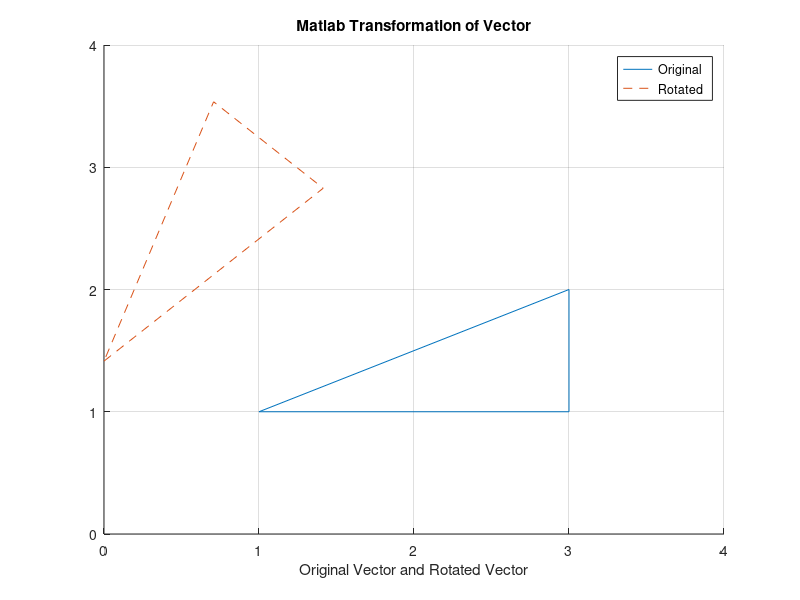

Recreate this plot in MATLAB.


%SENG5233
%Homework Problem 3-28
%Yasir Jamal
%02/02/2016

function [t1 , t2 , t3] = rotation

%Part a of the question    
%v1, v2 and v3 are the vector co-ordinates
    
    v1 = [1 1]; v2 = [3 1]; v3 = [3 2] ; Q = pi/4;
    
    % Q is the rotated angle 45
    
    % vectors are provided in 1 x 2 row format
    
    rq = [cos(Q) -sin(Q); sin(Q) cos(Q)]; %2D rotation matrix
    
    t1 = rq * v1'; % rotated vector 1
    
    t2 = rq * v2'; % rotated vector 2 
    
    t3 = rq * v3'; % rotated vector 3
    
    % results obtained from these calculations are 2 x 1 col vector
    
    % the above function is validated by setting Q = 0 degrees
   
%Part b of the question

    limits = [0 4 0 4];
    
    axis (limits);

    hold all
        
    %Original Vector
    
    x = [1  3  3  1];
    
    y = [1  1  2  1];
    
    grid on
    
    plot (x,y,'-');
    
    % Rotated Vector
    
    s = [t1(1) t2(1) t3(1) t1(1)];
    
    j = [t1(2,1) t2(2,1) t3(2,1) t1(2,1)];
    
    plot (s, j, '--');
    
    title ('Matlab Transformation of Vector');
    
    xlabel('Original Vector and Rotated Vector');
    
    legend ('Original  ', 'Rotated ', 'Location', 'northeast');
    
    
    
    


